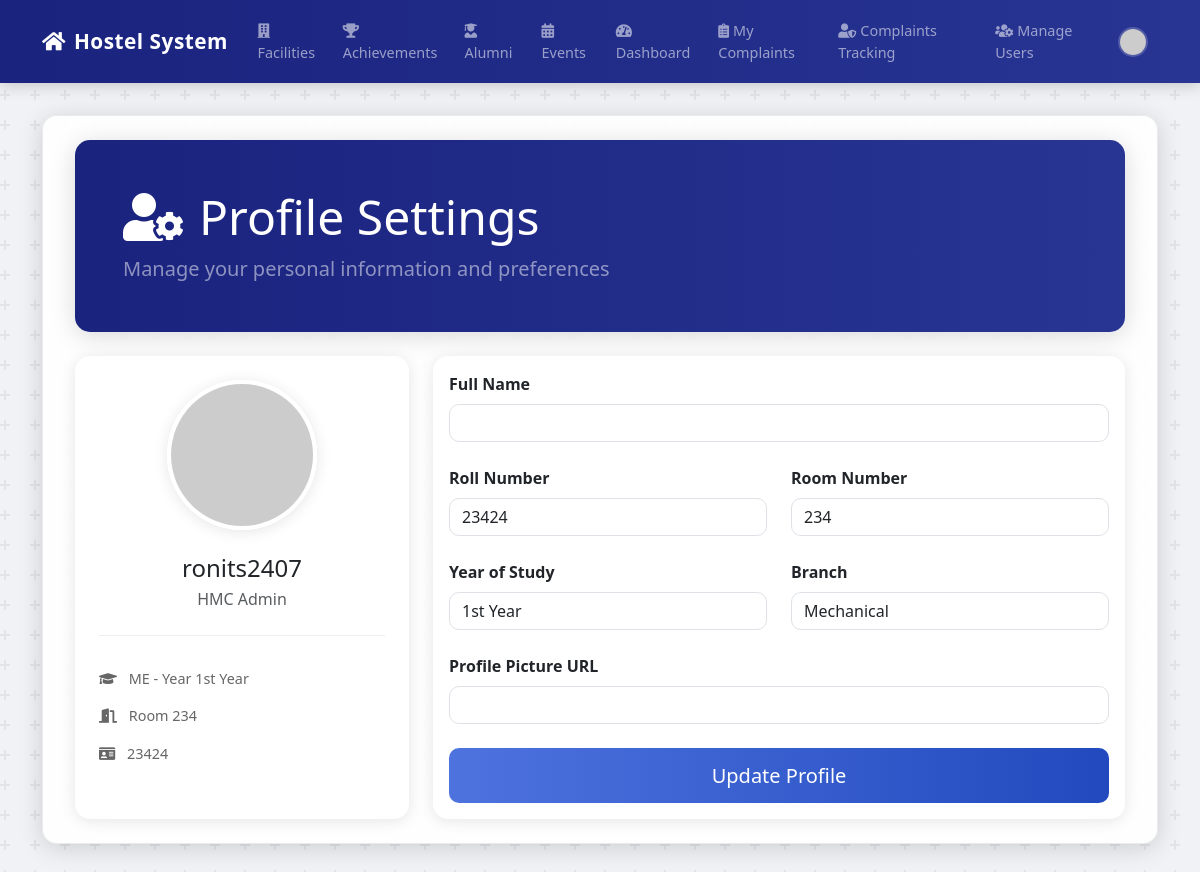
/profile/settings (signed in), run on the app's committed database.
### app.py (models this page shows)
class User(UserMixin, db.Model):
    id = db.Column(db.Integer, primary_key=True)
    username = db.Column(db.String(80), unique=True, nullable=False)
    email = db.Column(db.String(120), unique=True, nullable=False)
    password_hash = db.Column(db.String(128), nullable=False)
    role = db.Column(db.String(50), nullable=False, default='Student')
    name = db.Column(db.Text)
    roll_number = db.Column(db.Text)
    room_number = db.Column(db.Text)
    studying_year = db.Column(db.Text)  # Changed from Numeric to Text
    Branch = db.Column(db.Text)
    profile_pic_url = db.Column(db.Text)

### app.py (the view, shortened to what this page needs)
@app.route('/profile/settings', methods=['GET', 'POST'])
@login_required
def profile_settings():
    form = ProfileForm(obj=current_user)
    return render_template('profile_settings.html', title='Profile Settings', form=form)

### app.py
class ProfileForm(FlaskForm):
    name = StringField('Full Name', validators=[DataRequired()])
    roll_number = StringField('Roll Number', validators=[DataRequired()])
    room_number = StringField('Room Number', validators=[DataRequired()])
    studying_year = SelectField('Year of Study', choices=[
        ('1st Year', '1st Year'),
        ('2nd Year', '2nd Year'),
        ('3rd Year', '3rd Year'),
        ('4th Year', '4th Year'),
        ('Ph.D', 'Ph.D'),
        ('M.Tech', 'M.Tech')
    ], validators=[DataRequired()])
    Branch = SelectField('Branch', choices=[
        ('CSE', 'Computer Science'),
        ('ECE', 'Electronics'),
        ('ME', 'Mechanical'),
        ('CE', 'Civil')
    ], validators=[DataRequired()])
    profile_pic_url = StringField('Profile Picture URL')
    submit = SubmitField('Update Profile')

### app.py (called while the page is built)
@login_manager.user_loader
def load_user(user_id):
    return User.query.get(int(user_id))

### templates/profile_settings.html (shortened to what this page needs)
{% extends "base.html" %}
{% block content %}
<div class="container-md py-4">
    <div class="dashboard-header mb-4">
        <div class="row align-items-center">
            <div class="col-lg-8">
                <h1 class="display-5 text-white mb-2">
                    <i class="fas fa-user-cog me-3"></i>Profile Settings
                </h1>
                <p class="lead text-white-50 mb-0">Manage your personal information and preferences</p>
            </div>
        </div>
    </div>
    <div class="row g-4">
        <div class="col-lg-4">
            <div class="card profile-card h-100">
                <div class="card-body text-center p-4">
                    <div class="profile-pic-wrapper mb-4">
                        {% if current_user.profile_pic_url %}
                            <img src="{{ current_user.profile_pic_url }}"
                                 class="rounded-circle profile-image"
                                 alt="Profile Picture"
                                 onerror="this.src='https://ui-avatars.com/api/?name={{ current_user.name|default(current_user.username, true) }}&background=random&color=fff&size=200'">
                        {% else %}
                            <img src="https://ui-avatars.com/api/?name={{ current_user.name|default(current_user.username, true) }}&background=random&color=fff&size=200"
                                 class="rounded-circle profile-image"
                                 alt="Profile Picture">
                        {% endif %}
                    </div>
                    <h4 class="mb-1">{{ current_user.name or current_user.username }}</h4>
                    <p class="text-muted mb-3">{{ current_user.role }}</p>
                    <div class="user-info">
                        <div class="info-item">
                            <i class="fas fa-graduation-cap me-2"></i>
                            {{ current_user.Branch }} - Year {{ current_user.studying_year }}
                        </div>
                        <div class="info-item">
                            <i class="fas fa-door-open me-2"></i>
                            Room {{ current_user.room_number }}
                        </div>
                        <div class="info-item">
                            <i class="fas fa-id-card me-2"></i>
                            {{ current_user.roll_number }}
                        </div>
                    </div>
                </div>
            </div>
        </div>
        <div class="col-lg-8">
            <div class="card">
                <div class="card-body">
                    <form method="POST" action="">
                        <div class="mb-4">
                            {{ form.name.label(class="form-label fw-bold") }}
                            {{ form.name(class="form-control") }}
                        </div>
                        <div class="row mb-4">
                            <div class="col-md-6">
                                {{ form.roll_number.label(class="form-label fw-bold") }}
                                {{ form.roll_number(class="form-control") }}
                            </div>
                            <div class="col-md-6">
                                {{ form.room_number.label(class="form-label fw-bold") }}
                                {{ form.room_number(class="form-control") }}
                            </div>
                        </div>
                        <div class="row mb-4">
                            <div class="col-md-6">
                                {{ form.studying_year.label(class="form-label fw-bold") }}
                                {{ form.studying_year(class="form-control") }}
                            </div>
                            <div class="col-md-6">
                                {{ form.Branch.label(class="form-label fw-bold") }}
                                {{ form.Branch(class="form-control") }}
                            </div>
                        </div>
                        <div class="mb-4">
                            {{ form.profile_pic_url.label(class="form-label fw-bold") }}
                            {{ form.profile_pic_url(class="form-control") }}
                        </div>
                        <div class="d-grid">
                            {{ form.submit(class="btn btn-primary btn-lg") }}
                        </div>
                    </form>
                </div>
            </div>
        </div>
    </div>
</div>
{% endblock %}

### templates/base.html (style rules this page uses)
body { background-color: #f0f2f5; }
.container-md { background-color: rgba(255, 255, 255, 0.92); border-radius: 15px; box-shadow: 0 4px 25px rgba(0, 0, 0, 0.15); padding: 2rem; margin-top: 2rem; margin-bottom: 2rem; border: 1px solid rgba(0,0,0,0.08); }
.dashboard-header, .hero-section { border-radius: 10px; position: relative; overflow: hidden; }
.btn-primary { border: none; transition: all 0.3s ease; }
.user-info { padding-top: 10px; border-top: 1px solid #eee; }
.info-item { font-size: 0.9rem; color: #666; padding: 4px 0; }

### templates/profile_settings.html (style rules this page uses)
.dashboard-header { padding: 3rem; border-radius: 15px; position: relative; overflow: hidden; box-shadow: 0 4px 25px rgba(0, 0, 0, 0.15); }
.profile-pic-wrapper { width: 150px; height: 150px; margin: 0 auto; position: relative; }
.profile-image { width: 100%; height: 100%; object-fit: cover; border: 4px solid #fff; box-shadow: 0 2px 15px rgba(0,0,0,0.1); }
.profile-card { border: none; box-shadow: 0 2px 15px rgba(0,0,0,0.1); border-radius: 15px; background: white; }
.user-info { text-align: left; padding-top: 1.5rem; border-top: 1px solid #eee; margin-top: 1.5rem; }
.info-item { padding: 0.5rem 0; color: #666; }
.card { border: none; box-shadow: 0 2px 15px rgba(0,0,0,0.1); border-radius: 15px; }
.form-control, .input-group-text { border-radius: 10px; }
.btn-primary { border-radius: 10px; padding: 0.8rem 2rem; font-weight: 500; }
.row { animation: fadeIn 0.5s ease-in; }

### data on the page
User: name+username "ronits2407", role "HMC Admin", Branch "ME", studying_year "1st Year", room_number "234", roll_number "23424", Branch "Mechanical"
